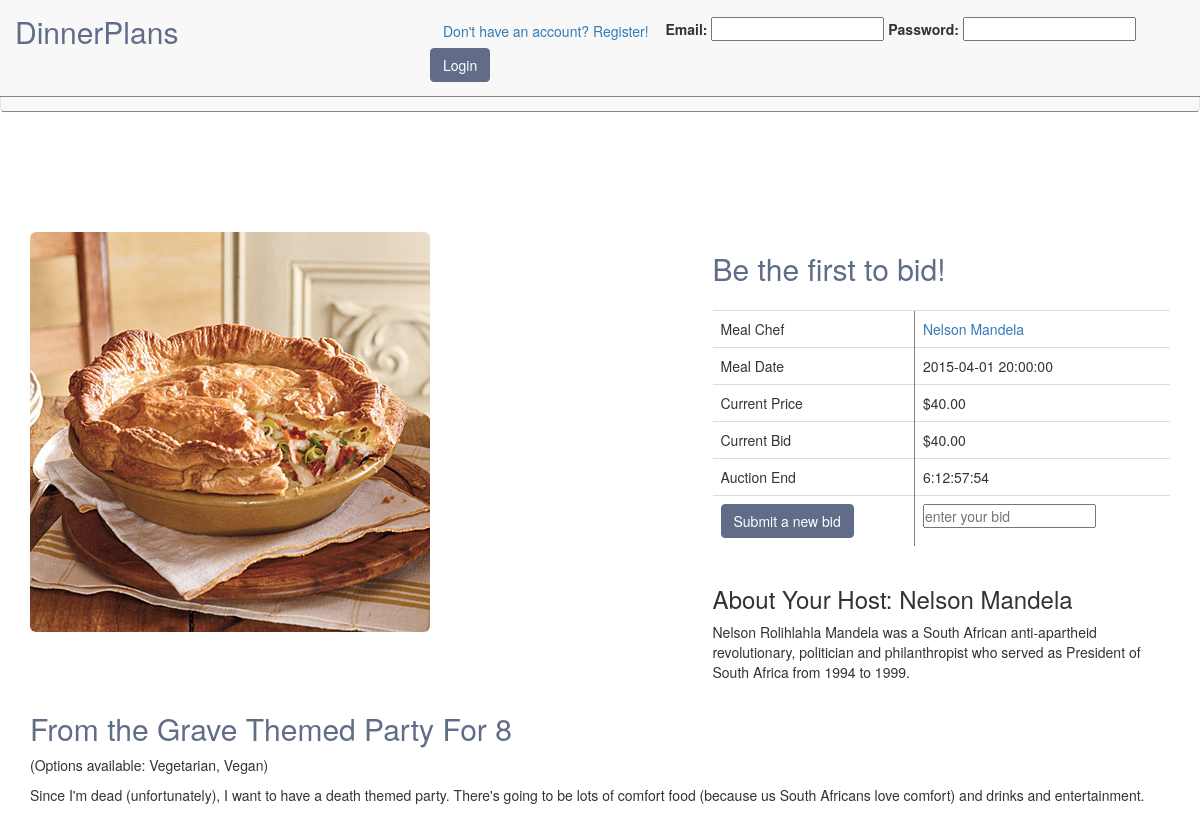
The app's page /meals/listing/8 with its own data.
### tables this page shows
CREATE TABLE `meals` (
  `id` int(11) NOT NULL AUTO_INCREMENT,
  `meal` varchar(125) DEFAULT NULL,
  `description` text,
  `user_id` int(11) NOT NULL,
  `highest_bidder` int(11) DEFAULT NULL,
  `initial_price` float DEFAULT NULL,
  `category_id` int(11) NOT NULL,
  `created_at` datetime DEFAULT NULL,
  `current_price` float DEFAULT NULL,
  `ended_at` datetime DEFAULT NULL,
  `meal_date` datetime DEFAULT NULL,
  `duration` int(11) DEFAULT NULL,
  PRIMARY KEY (`id`),
  KEY `fk_items_users_idx` (`user_id`),
  KEY `fk_items_categories1_idx` (`category_id`),
  CONSTRAINT `fk_items_categories1` FOREIGN KEY (`category_id`) REFERENCES `categories` (`id`) ON DELETE NO ACTION ON UPDATE NO ACTION,
  CONSTRAINT `fk_items_users` FOREIGN KEY (`user_id`) REFERENCES `users` (`id`) ON DELETE NO ACTION ON UPDATE NO ACTION
);

CREATE TABLE `users` (
  `id` int(11) NOT NULL AUTO_INCREMENT,
  `level` int(11) NOT NULL DEFAULT '4',
  `first_name` varchar(45) DEFAULT NULL,
  `last_name` varchar(45) DEFAULT NULL,
  `email` varchar(255) DEFAULT NULL,
  `description` varchar(255) DEFAULT NULL,
  `password` varchar(45) DEFAULT NULL,
  `created_at` datetime DEFAULT NULL,
  `updated_at` datetime DEFAULT NULL,
  `image_id` int(11) DEFAULT '1',
  `rating` int(11) DEFAULT '0',
  PRIMARY KEY (`id`),
  UNIQUE KEY `id_UNIQUE` (`id`),
  KEY `fk_users_images1_idx` (`image_id`),
  CONSTRAINT `fk_users_images1` FOREIGN KEY (`image_id`) REFERENCES `images` (`id`) ON DELETE NO ACTION ON UPDATE NO ACTION
);

### application/controllers/meals.php (called while the page is built, shortened)
<?php
class Meals extends CI_Controller
{
	public function __construct()
	{
	    $this->load->model("Meal");
		$this->load->helper('text');
	}
	public function show_listing($id)
	{
		$meal = $this->Meal->show_meal($id);
		$bid_phrase = "Make your bid!";
		$this->load->model('Bid');
		$meal['bid_count'] = $this->Bid->item_bid_count($meal['id']);
		$meal['end_time'] = strtotime($this->Meal->meal_end_time($meal['id']));
		$meal['img'] = $this->Meal->get_meal_img($meal['id'])['img_path'];
		if(!$meal['bid_count'])
		{
			$bid_phrase = "Be the first to bid!";
			$highest_bidder = NULL;
		}
		else
		{
			$highest_bidder = $this->Bid->highest_bidder($meal['id']);
		}
		$view_data = array(
			"meal" => $meal,
			"bid_phrase" => $bid_phrase,
			"highest_bidder" => $highest_bidder
		);
		$this->load->view('meals/listing',$view_data);
	}
}

### index.php (called while the page is built, shortened)
<?php
require_once BASEPATH.'core/CodeIgniter.php';

### application/models/meal.php (called while the page is built, shortened)
<?php
class Meal extends CI_Model
{
	function show_meal($id)
	{
		$query = "SELECT m.*,u.description AS bio, CONCAT_WS(' ',u.first_name, u.last_name) AS host, GROUP_CONCAT(' ',o.option) AS options FROM meals m LEFT JOIN meal_has_options mho on m.id = mho.meal_id INNER JOIN options o on mho.option_id = o.id LEFT JOIN users u on m.user_id = u.id WHERE m.id = ?;";
		$values = array($id);
		$result = $this->db->query($query,$values)->row_array();
		return $result;
	}
	public function meal_end_time($item_number)
	{
		$query = "SELECT DATE_ADD(created_at, INTERVAL duration DAY) AS end_date FROM meals WHERE id=?";
		return $this->db->query($query, array('id'=> $item_number))->row_array()['end_date'];
	}
	public function get_meal_img($item_number)
	{
		$query = "SELECT file_path AS img_path FROM images LEFT JOIN meal_has_images ON meal_has_images.image_id = images.id LEFT JOIN meals ON meal_has_images.meal_id = meals.id WHERE meals.id = ? ORDER BY images.created_at DESC LIMIT 1";
		$returned = $this->db->query($query, array($item_number))->row_array();
		return $returned;
	}
}

### application/models/bid.php (called while the page is built, shortened)
<?php
class Bid extends CI_Model
{
  public function item_bid_count($item_number)
  {
    return $this->db->where('meal_id', $item_number)->select('count(id) AS total_bids')->from('bids')->get()->row_array()['total_bids'];
  }
}

### application/views/meals/listing.php (the view, shortened to what this page needs)
	<?php
	if(!$meal['bid_count'])
	{
		$current_bid = number_format($meal["initial_price"],2,'.','');
	}else
	{
		$current_bid = number_format($meal["current_price"] + 5,2,'.','');
	}
?>
<!DOCTYPE html>
<html>
<head>
	<link rel="stylesheet" href="/assets/css/bootstrap.min.css">
	<link rel="stylesheet" type="text/css" href="/assets/css/main.css">
	<link rel="stylesheet" type="text/css" href="/assets/css/meal-listing.css">
</head>
<body>
	<div class="container">
		<div class="row content">
			<div class="col-xs-12 col-lg-7">
				<div>
					<img src="<?= $meal['img'] ?>" class="img-rounded img-container" alt='Meal Image'>
				</div>
			</div>
			<div class="col-xs-12 col-lg-5">
				<h2><?=$bid_phrase?></h2>
					<fieldset>
						<table class="table">
							<tbody>
								<tr>
									<td>Meal Chef</td>
									<td><a href"#" alt="Chef Profile"><?= $meal['host']?></a></td>
								</tr>
								<tr>
									<td>Meal Date</td>
									<td><?= $meal['meal_date'] ?></td>
								</tr>
								<tr>
									<td>Current Price</td>
									<td>$<?= number_format($meal["current_price"],2,'.','') ?></td>
								</tr>
								<tr>
									<td>Current Bid</td>
									<td>$<?= $current_bid ?></td>
								</tr>
								<tr>
									<td>Auction End</td>
									<td id="endtime"></td>
								</tr>
								<tr>
									<form action="/bid" name="bid" method="post" class="form-inline" id='bid-form'>
										<div class="form-group">
											<td><input type="submit" value="Submit a new bid" class="btn blue" id="bid-button"></td>
											<td>
												<input type="text" name="bid-amount" placeholder="enter your bid" id="bid-box" required>
											</td>
										</div>
									</form>
								</tr>
							</tbody>
						</table>
					</fieldset>
			</div>
			<div class="bid col-xs-5">
				<h3>About Your Host: <?=$meal["host"]?></h3>
				<p><?=$meal["bio"]?></p>
			</div>
		</div>
		<div class="row">
			<div class="meal col-xs-12">
				<h2><?=$meal["meal"]?></h2>
<?php
			if (strlen($meal["options"]))
			{
?>
				<p>(Options available: <?=$meal["options"]?>)</p>
<?php
			}
?>
				<p><?=$meal["description"]?></p>
			</div>
		</div>
	</div>
</body>
</html>

### assets/css/main.css (style rules this page uses)
* { margin: 0; padding: 0; }
h2 { color: #606c88; }
.blue { border: 1px solid #606c88; background-color: #606c88; color: white; }
body { padding-top: 60px; }

### assets/css/meal-listing.css (style rules this page uses)
div.content { margin-top:100px; }

### application/views/meals/listing.php (style rules this page uses)
td + td { border-left: 1px solid gray; }
tbody:last-child { border: 0; }
.img-container { height: 400px; }

### records on screen
meals: meal_date "2015-04-01 20:00:00", current_price "40.00", initial_price "40.00", user.description "Nelson Rolihlahla Mandela was a South African anti-apartheid revolutionary, politician and philanthropist who served as President of South Africa from 1994 to 1999.", meal "From the Grave Themed Party For 8", description "Since I'm dead (unfortunately), I want to have a death themed party. There's going to be lots of comfort food (because us South Africans love comfort) and drinks and entertainment."

### other values on screen
$bid_phrase "Be the first to bid!"
$meal['host'] "Nelson Mandela"
$meal["host"] "Nelson Mandela"
$meal["options"] "Vegetarian, Vegan"
